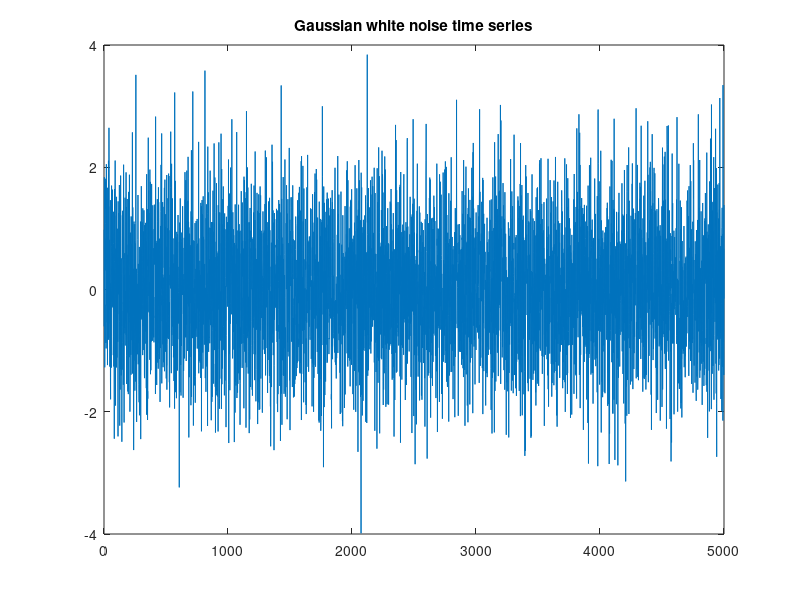

Recreate this plot in MATLAB. (Note: this script raises an error after producing the figure.)
function takehome
n = 5000;
vari = 1;
meansum = 0;
varsum = 0;
ygau = normrnd(0,vari,n,1);

figure(1);
plot(ygau);
title('Gaussian white noise time series');
figure(2);
histogram(ygau);
title('Histogram of Gaussian white noise time series');

for i=1:n
    meansum=meansum+ygau(i);
end
gaumean = meansum/n;
display(gaumean,'Gaussian Noise Mean');
for i=1:n
    varsum = varsum + (ygau(i)-gaumean)*(ygau(i)-gaumean);
end
r0 = varsum/(n-1);
display(r0,'Variance of Gaussian white Noise');
for j=1:n-1
    for t=j+1:n
        sum=0;
        sum = sum + (ygau(t)*ygau(t-j));
    end
    r(j) = sum/(n-j);
end
r(n)=0.0;
p(1)=1;
for j=1:n-1
    p(j+1) = r(j)/r0;
end

figure(3);
plot(p);
title('Correllogram of Gaussian white noise');

%%
% AR2 Model Sequence Generation

c = 0;
phi1 = 0.6;
phi2 = -0.08;
y(1) = normrnd(0,vari);
y(2) = normrnd(0,vari);
y(3) = normrnd(0,vari);

display(y(1),'Initial Condition y(1)');
display(y(2),'Initial Condition y(2)');
display(y(3),'Initial Condition y(3)');

for i =3:n
    y(i) = c + (phi1*y(i-1)) + (phi2*y(i-2)) + ygau(i);
end

figure(4);
plot(y);
title('AR2 Time Series');
figure(5);
histogram(y);
title('Histogram of AR2 time series');

AR2mean = mean(y);
AR2variance = var(y);
display(AR2mean,'Mean of AR2');
display(AR2variance,'Variance of AR2');

p(1) = 1;
p(2) = (phi1/(1-phi2));
for j=3:n
    p(j) = (phi1*p(j-1))+(phi2*p(j-2));
end

figure(6);
plot(p);
title('Correllogram of AR2');

%%
% Curve Fitting for AR(1)
m = ar(y,1);
car1 = m.a(1);
arphi1 = m.a(2);
display(m.a);
yar1(1) = y(1);

for i = 2:n
    yar1(i) = car1 + (arphi1*yar1(i-1));
end
nar1 = yar1 - y;

figure(7);
plot(nar1);
title('Residual Time series of AR1');
figure(8);
histogram(nar1);
title('Histogram of Residual Time series of AR1');

nar1_mean = mean(nar1);
nar1_std = std(nar1);
nar1_anamoly = nar1 - nar1_mean;
nar1_anamoly_normalized = nar1_anamoly/nar1_std;

display(nar1_mean,'Mean of residual sequence for AR1');
display(nar1_std,'Variance of residual sequence for AR1');

% Correllogram
C_nar1(1)=0;
for i=1:n
    temp=0;
    for j=i+1:n
        temp=temp+(nar1_anamoly(j)*nar1_anamoly(j-i));
    end
    C_nar1(i)=temp/(n+i);
end
rho_nar1(1)=1;
for i=2:n
    temp=0;
    for j=i+1:n
        temp=temp+ (nar1_anamoly_normalized(j)*nar1_anamoly_normalized(j-i));
    end
    rho_nar1(i)=temp/(n+i);
end

figure(9);
plot(rho_nar1);
title('Correllogram for residual of AR1');

%%
% Curve Fitting for AR(2)
m = ar(y,2);
car2 = m.a(1);
ar2phi1 = m.a(2);
ar2phi2 = m.a(3);
yar2(1) = y(1);
yar2(2) = y(2);
display(m.a);
for i = 3:n
    yar2(i) = car2 + (ar2phi1*yar2(i-1)) + (ar2phi2*yar2(i-2));
end
nar2 = yar2 - y;

figure(10);
plot(nar2);
title('Residual Time series of AR2');
figure(11);
histogram(nar2);
title('Histogram of Residual Time series of AR2');

nar2_mean = mean(nar2);
nar2_std = std(nar2);
nar2_anamoly = nar2 - nar2_mean;
nar2_anamoly_normalized = nar2_anamoly/nar2_std;

display(nar2_mean,'Mean of residual sequence for AR2');
display(nar2_std,'Variance of residual sequence for AR2');

% Correllogram
C_nar2(1)=0;
for i=1:n
    temp=0;
    for j=i+1:n
        temp=temp+(nar2_anamoly(j)*nar2_anamoly(j-i));
    end
    C_nar2(i)=temp/(n+i);
end
rho_nar2(1)=1;
for i=2:n
    temp=0;
    for j=i+1:n
        temp=temp+ (nar2_anamoly_normalized(j)*nar2_anamoly_normalized(j-i));
    end
    rho_nar2(i)=temp/(n+i);
end

figure(12);
plot(rho_nar2);
title('Correllogram for residual of AR2');

%%
% Curve Fitting for AR(3)
m = ar(y,3);
car3 = m.a(1);
ar3phi1 = m.a(2);
ar3phi2 = m.a(3);
ar3phi3 = m.a(4);
yar3(1) = y(1);
yar3(2) = y(2);
yar3(3) = y(3);

for i = 4:n
    yar3(i) = car3 + (ar3phi1*yar3(i-1)) + (ar3phi2*yar3(i-2)) + (ar3phi3*yar3(i-3));
end
nar3 = yar3 - y;

figure(13);
plot(nar3);
title('Residual Time series of AR3');
figure(14);
histogram(nar3);
title('Histogram of Residual Time series of AR3');

nar3_mean = mean(nar3);
nar3_std = std(nar3);
nar3_anamoly = nar3 - nar3_mean;
nar3_anamoly_normalized = nar3_anamoly/nar3_std;

display(nar3_mean,'Mean of residual sequence for AR3');
display(nar3_std,'Variance of residual sequence for AR3');

% Correllogram
C_nar3(1)=0;
for i=1:n
    temp=0;
    for j=i+1:n
        temp=temp+(nar3_anamoly(j)*nar3_anamoly(j-i));
    end
    C_nar3(i)=temp/(n+i);
end
rho_nar3(1)=1;
for i=2:n
    temp=0;
    for j=i+1:n
        temp=temp+ (nar3_anamoly_normalized(j)*nar3_anamoly_normalized(j-i));
    end
    rho_nar3(i)=temp/(n+i);
end
display(m.a);
figure(15);
plot(rho_nar3);
title('Correllogram for residual of AR3');

end